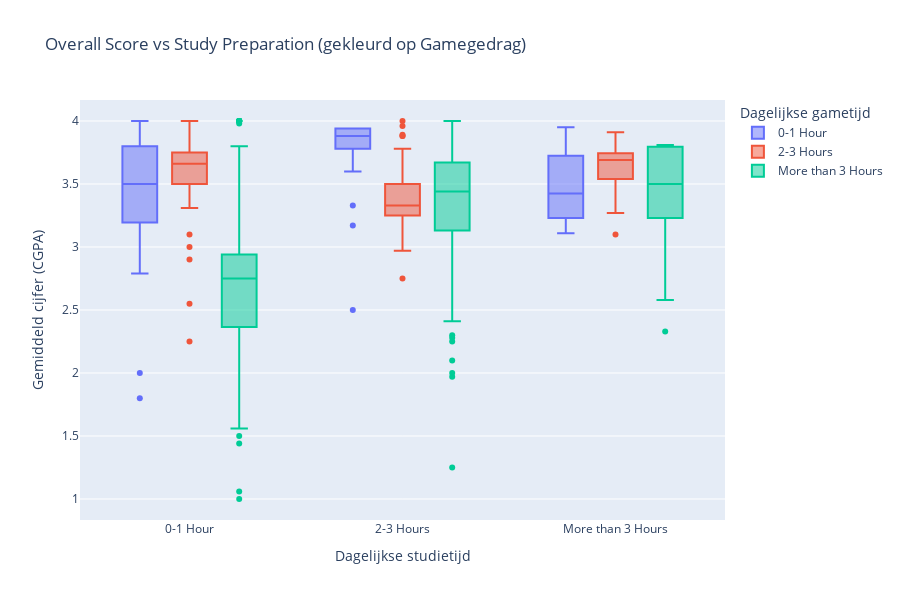

The notebook cell this image was saved under:
### Markdown cell above
#### 3.1.3 Argument 3 voor perspectief 1: Studie-inzet als buffer tegen negatieve effecten van gamen

Studenten die matig gamen (bijvoorbeeld 0-1 uur per dag) behalen gemiddeld hogere cijfers dan studenten die helemaal niet gamen.

### Code cell
# Houd alleen relevante kolommen over
df3_clean = df3[["Preparation", "Gaming", "Overall"]].dropna().copy()

# Standaardiseer de ordinale categorieën
prep_order = ["0-1 Hour", "2-3 Hours", "More than 3 Hours"]
game_order = ["0-1 Hour", "2-3 Hours", "More than 3 Hours"]

df3_clean = df3_clean[df3_clean["Preparation"].isin(prep_order)]
df3_clean["Preparation"] = pd.Categorical(df3_clean["Preparation"], categories=prep_order, ordered=True)

df3_clean = df3_clean[df3_clean["Gaming"].isin(game_order)]
df3_clean["Gaming"] = pd.Categorical(df3_clean["Gaming"], categories=game_order, ordered=True)

# Layout aanpassen
fig = px.box(
    df3_clean,
    x="Preparation",
    y="Overall",
    color="Gaming",
    title="Overall Score vs Study Preparation (gekleurd op Gamegedrag)",
    labels={
        "Preparation": "Dagelijkse studietijd",
        "Overall": "Gemiddeld cijfer (CGPA)",
        "Gaming": "Dagelijkse gametijd"
    },
    category_orders={
        "Preparation": prep_order,
        "Gaming": game_order
    },
    height= 600
)

fig.show()

### Figure 1 — Plotly figure (JSON) as saved in the notebook; plotly's stock layout.template omitted (floating-point values rounded to 4 significant figures; data arrays with more than 128 entries replaced by an {"elided": "..."} marker saying what was removed)
{"data": [{"alignmentgroup": "True", "hovertemplate": "Dagelijkse gametijd=0-1 Hour<br>Dagelijkse studietijd=%{x}<br>Gemiddeld cijfer (CGPA)=%{y}<extra></extra>", "legendgroup": "0-1 Hour", "marker": {"color": "#636efa"}, "name": "0-1 Hour", "notched": false, "offsetgroup": "0-1 Hour", "orientation": "v", "showlegend": true, "type": "box", "x": ["More than 3 Hours", "0-1 Hour", "0-1 Hour", "0-1 Hour", "2-3 Hours", "0-1 Hour", "0-1 Hour", "More than 3 Hours", "0-1 Hour", "0-1 Hour", "0-1 Hour", "0-1 Hour", "2-3 Hours", "2-3 Hours", "2-3 Hours", "2-3 Hours", "0-1 Hour", "0-1 Hour", "0-1 Hour", "2-3 Hours", "2-3 Hours", "2-3 Hours", "2-3 Hours", "2-3 Hours", "2-3 Hours", "2-3 Hours", "0-1 Hour", "2-3 Hours", "2-3 Hours", "2-3 Hours", "2-3 Hours", "2-3 Hours", "2-3 Hours", "2-3 Hours", "2-3 Hours", "2-3 Hours", "2-3 Hours", "2-3 Hours", "2-3 Hours", "2-3 Hours", "More than 3 Hours", "0-1 Hour", "2-3 Hours", "2-3 Hours", "0-1 Hour", "2-3 Hours", "0-1 Hour", "More than 3 Hours", "2-3 Hours", "2-3 Hours"], "x0": " ", "xaxis": "x", "y": [3.35, 3.467, 1.8, 2.0, 2.5, 2.79, 3.0, 3.11, 3.39, 3.5, 3.5, 3.54, 3.65, 3.65, 3.78, 3.78, 3.8, 3.8, 3.84, 3.87, 3.88, 3.88, 3.88, 3.88, 3.88, 3.88, 3.93, 3.94, 3.94, 3.94, 3.94, 3.94, 3.94, 3.94, 3.94, 3.94, 3.94, 3.94, 3.94, 3.94, 3.95, 4.0, 3.33, 3.6, 3.8, 3.17, 3.5, 3.5, 3.78, 3.94], "y0": " ", "yaxis": "y"}, {"alignmentgroup": "True", "hovertemplate": "Dagelijkse gametijd=2-3 Hours<br>Dagelijkse studietijd=%{x}<br>Gemiddeld cijfer (CGPA)=%{y}<extra></extra>", "legendgroup": "2-3 Hours", "marker": {"color": "#EF553B"}, "name": "2-3 Hours", "notched": false, "offsetgroup": "2-3 Hours", "orientation": "v", "showlegend": true, "type": "box", "x": {"elided": "141 str values"}, "x0": " ", "xaxis": "x", "y": {"elided": "141 float values"}, "y0": " ", "yaxis": "y"}, {"alignmentgroup": "True", "hovertemplate": "Dagelijkse gametijd=More than 3 Hours<br>Dagelijkse studietijd=%{x}<br>Gemiddeld cijfer (CGPA)=%{y}<extra></extra>", "legendgroup": "More than 3 Hours", "marker": {"color": "#00cc96"}, "name": "More than 3 Hours", "notched": false, "offsetgroup": "More than 3 Hours", "orientation": "v", "showlegend": true, "type": "box", "x": {"elided": "302 str values"}, "x0": " ", "xaxis": "x", "y": {"elided": "302 float values"}, "y0": " ", "yaxis": "y"}], "layout": {"boxmode": "group", "height": 600, "legend": {"title": {"text": "Dagelijkse gametijd"}, "tracegroupgap": 0}, "title": {"text": "Overall Score vs Study Preparation (gekleurd op Gamegedrag)"}, "xaxis": {"anchor": "y", "categoryarray": ["0-1 Hour", "2-3 Hours", "More than 3 Hours"], "categoryorder": "array", "domain": [0, 1], "title": {"text": "Dagelijkse studietijd"}}, "yaxis": {"anchor": "x", "domain": [0, 1], "title": {"text": "Gemiddeld cijfer (CGPA)"}}}}
